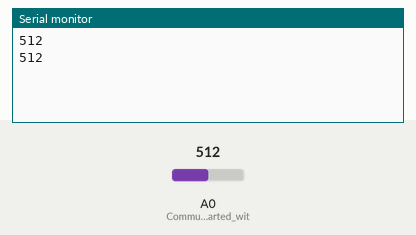
The sketch below on a simulated Arduino Uno, built with avr-gcc and run on an emulated ATmega328P. On the bench: the last lines printed to the serial monitor. The test bench sets the inputs (shaded band); at power-on: A0 (Communication_started_wit) = 512.

Above: at 1.8 s.
1.9 s: A0 (Communication_started_wit) set to 716
At 2.5 s:
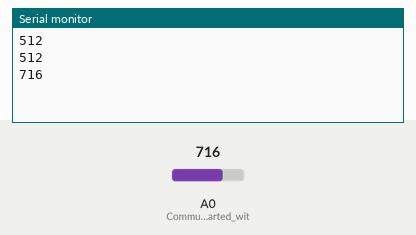
3.4 s: A0 (Communication_started_wit) set to 900
At 4.8 s:
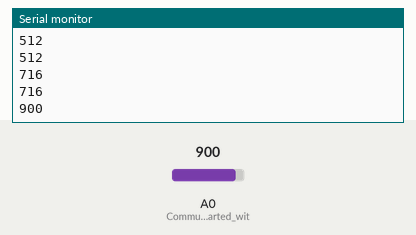
Timing chart, 0 to 6.4 s (numbered marks = the images above; inputs shaded):
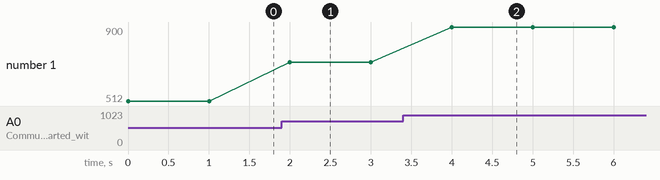

The sketch:

Water_Sensor.ino
```cpp
void setup(){
Serial.begin(9600);
pinMode(A0, INPUT);// Communication started with 9600 baud
}
void loop(){
int sensor=analogRead(A0); // Incoming analog signal read and appointed sensor
Serial.println(sensor);
delay(1000);//Wrote serial port
}
```

Measured:
- after the input at 1.9 s, the serial monitor: prints a new line after 0.10 s (image 1)
- after the input at 3.4 s, the serial monitor: prints a new line after 0.60 s (image 2)
- plotted number 1: 512 → 716 after the input at 1.9 s, 716 → 900 after the input at 3.4 s
